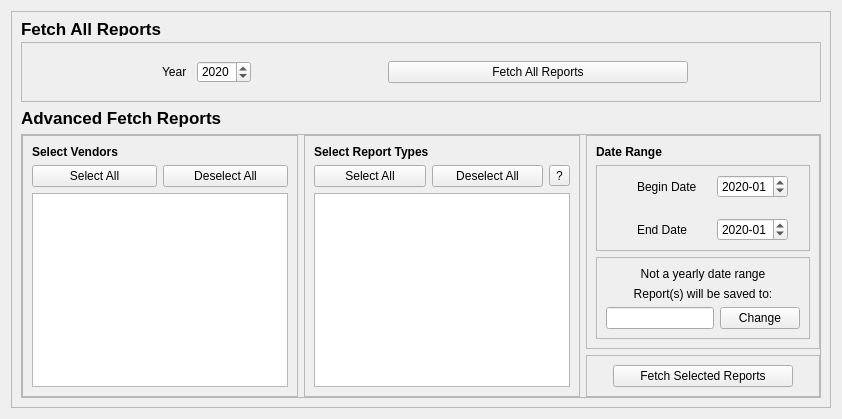
<?xml version="1.0" encoding="UTF-8"?>
<ui version="4.0">
 <class>fetch_reports_tab</class>
 <widget class="QWidget" name="fetch_reports_tab">
  <property name="geometry">
   <rect>
    <x>0</x>
    <y>0</y>
    <width>838</width>
    <height>408</height>
   </rect>
  </property>
  <property name="windowTitle">
   <string>Fetch Report</string>
  </property>
  <layout class="QVBoxLayout" name="verticalLayout">
   <item>
    <widget class="QFrame" name="frame_4">
     <property name="mouseTracking">
      <bool>true</bool>
     </property>
     <property name="frameShape">
      <enum>QFrame::StyledPanel</enum>
     </property>
     <layout class="QVBoxLayout" name="verticalLayout_3">
      <item>
       <widget class="QLabel" name="label_35">
        <property name="minimumSize">
         <size>
          <width>15</width>
          <height>15</height>
         </size>
        </property>
        <property name="font">
         <font>
          <family>Segoe UI</family>
          <pointsize>13</pointsize>
          <weight>75</weight>
          <bold>true</bold>
         </font>
        </property>
        <property name="text">
         <string>Fetch All Reports</string>
        </property>
        <property name="alignment">
         <set>Qt::AlignLeading|Qt::AlignLeft|Qt::AlignVCenter</set>
        </property>
       </widget>
      </item>
      <item>
       <widget class="QFrame" name="frame_9">
        <property name="minimumSize">
         <size>
          <width>800</width>
          <height>60</height>
         </size>
        </property>
        <property name="frameShape">
         <enum>QFrame::StyledPanel</enum>
        </property>
        <layout class="QHBoxLayout" name="horizontalLayout_10">
         <item>
          <widget class="QFrame" name="frame_28">
           <property name="sizePolicy">
            <sizepolicy hsizetype="Fixed" vsizetype="Fixed">
             <horstretch>0</horstretch>
             <verstretch>0</verstretch>
            </sizepolicy>
           </property>
           <property name="frameShape">
            <enum>QFrame::NoFrame</enum>
           </property>
           <layout class="QHBoxLayout" name="horizontalLayout_12">
            <property name="spacing">
             <number>10</number>
            </property>
            <item>
             <widget class="QLabel" name="label_34">
              <property name="text">
               <string>Year</string>
              </property>
             </widget>
            </item>
            <item>
             <widget class="QDateEdit" name="All_reports_edit_fetch">
              <property name="dateTime">
               <datetime>
                <hour>0</hour>
                <minute>0</minute>
                <second>0</second>
                <year>2020</year>
                <month>1</month>
                <day>1</day>
               </datetime>
              </property>
              <property name="displayFormat">
               <string>yyyy</string>
              </property>
             </widget>
            </item>
           </layout>
          </widget>
         </item>
         <item>
          <widget class="QPushButton" name="fetch_all_data_button">
           <property name="sizePolicy">
            <sizepolicy hsizetype="Minimum" vsizetype="Fixed">
             <horstretch>0</horstretch>
             <verstretch>0</verstretch>
            </sizepolicy>
           </property>
           <property name="maximumSize">
            <size>
             <width>300</width>
             <height>16777215</height>
            </size>
           </property>
           <property name="text">
            <string>Fetch All Reports</string>
           </property>
          </widget>
         </item>
        </layout>
       </widget>
      </item>
      <item>
       <widget class="QLabel" name="Adv_Fetch_text">
        <property name="maximumSize">
         <size>
          <width>16777215</width>
          <height>20</height>
         </size>
        </property>
        <property name="font">
         <font>
          <family>Segoe UI</family>
          <pointsize>13</pointsize>
          <weight>75</weight>
          <italic>false</italic>
          <bold>true</bold>
          <underline>false</underline>
         </font>
        </property>
        <property name="text">
         <string>Advanced Fetch Reports</string>
        </property>
        <property name="alignment">
         <set>Qt::AlignLeading|Qt::AlignLeft|Qt::AlignVCenter</set>
        </property>
       </widget>
      </item>
      <item>
       <widget class="QFrame" name="frame_5">
        <property name="frameShape">
         <enum>QFrame::StyledPanel</enum>
        </property>
        <property name="frameShadow">
         <enum>QFrame::Raised</enum>
        </property>
        <layout class="QHBoxLayout" name="horizontalLayout_3">
         <property name="leftMargin">
          <number>0</number>
         </property>
         <property name="topMargin">
          <number>0</number>
         </property>
         <property name="rightMargin">
          <number>0</number>
         </property>
         <property name="bottomMargin">
          <number>0</number>
         </property>
         <item>
          <widget class="QFrame" name="frame_10">
           <property name="sizePolicy">
            <sizepolicy hsizetype="Expanding" vsizetype="Expanding">
             <horstretch>0</horstretch>
             <verstretch>0</verstretch>
            </sizepolicy>
           </property>
           <property name="minimumSize">
            <size>
             <width>200</width>
             <height>0</height>
            </size>
           </property>
           <property name="frameShape">
            <enum>QFrame::StyledPanel</enum>
           </property>
           <layout class="QVBoxLayout" name="verticalLayout_4">
            <item>
             <widget class="QLabel" name="label_11">
              <property name="font">
               <font>
                <weight>75</weight>
                <bold>true</bold>
               </font>
              </property>
              <property name="text">
               <string>Select Vendors</string>
              </property>
             </widget>
            </item>
            <item>
             <widget class="QFrame" name="horizontalFrame">
              <layout class="QHBoxLayout" name="horizontalLayout_4">
               <property name="leftMargin">
                <number>0</number>
               </property>
               <property name="topMargin">
                <number>0</number>
               </property>
               <property name="rightMargin">
                <number>0</number>
               </property>
               <property name="bottomMargin">
                <number>0</number>
               </property>
               <item>
                <widget class="QPushButton" name="select_vendors_button_fetch">
                 <property name="text">
                  <string>Select All</string>
                 </property>
                </widget>
               </item>
               <item>
                <widget class="QPushButton" name="deselect_vendors_button_fetch">
                 <property name="text">
                  <string>Deselect All</string>
                 </property>
                </widget>
               </item>
              </layout>
             </widget>
            </item>
            <item>
             <widget class="QListView" name="vendors_list_view_fetch">
              <property name="font">
               <font>
                <family>Segoe UI</family>
                <pointsize>11</pointsize>
               </font>
              </property>
              <property name="alternatingRowColors">
               <bool>true</bool>
              </property>
             </widget>
            </item>
           </layout>
          </widget>
         </item>
         <item>
          <widget class="QFrame" name="frame_11">
           <property name="sizePolicy">
            <sizepolicy hsizetype="Expanding" vsizetype="Expanding">
             <horstretch>0</horstretch>
             <verstretch>0</verstretch>
            </sizepolicy>
           </property>
           <property name="minimumSize">
            <size>
             <width>200</width>
             <height>0</height>
            </size>
           </property>
           <property name="frameShape">
            <enum>QFrame::StyledPanel</enum>
           </property>
           <layout class="QVBoxLayout" name="verticalLayout_5">
            <item>
             <widget class="QLabel" name="label_12">
              <property name="font">
               <font>
                <weight>75</weight>
                <bold>true</bold>
               </font>
              </property>
              <property name="text">
               <string>Select Report Types</string>
              </property>
             </widget>
            </item>
            <item>
             <widget class="QFrame" name="horizontalFrame_2">
              <layout class="QHBoxLayout" name="horizontalLayout_6">
               <property name="leftMargin">
                <number>0</number>
               </property>
               <property name="topMargin">
                <number>0</number>
               </property>
               <property name="rightMargin">
                <number>0</number>
               </property>
               <property name="bottomMargin">
                <number>0</number>
               </property>
               <item>
                <widget class="QPushButton" name="select_report_types_button_fetch">
                 <property name="text">
                  <string>Select All</string>
                 </property>
                </widget>
               </item>
               <item>
                <widget class="QPushButton" name="deselect_report_types_button_fetch">
                 <property name="text">
                  <string>Deselect All</string>
                 </property>
                </widget>
               </item>
               <item>
                <widget class="QToolButton" name="toolButton">
                 <property name="cursor">
                  <cursorShape>ArrowCursor</cursorShape>
                 </property>
                 <property name="text">
                  <string>?</string>
                 </property>
                </widget>
               </item>
              </layout>
             </widget>
            </item>
            <item>
             <widget class="QListView" name="report_types_list_view">
              <property name="font">
               <font>
                <family>Segoe UI</family>
                <pointsize>11</pointsize>
               </font>
              </property>
              <property name="alternatingRowColors">
               <bool>true</bool>
              </property>
             </widget>
            </item>
           </layout>
          </widget>
         </item>
         <item>
          <widget class="QFrame" name="frame_7">
           <property name="sizePolicy">
            <sizepolicy hsizetype="Expanding" vsizetype="Expanding">
             <horstretch>0</horstretch>
             <verstretch>0</verstretch>
            </sizepolicy>
           </property>
           <property name="minimumSize">
            <size>
             <width>200</width>
             <height>0</height>
            </size>
           </property>
           <layout class="QVBoxLayout" name="verticalLayout_7">
            <property name="leftMargin">
             <number>0</number>
            </property>
            <property name="topMargin">
             <number>0</number>
            </property>
            <property name="rightMargin">
             <number>0</number>
            </property>
            <property name="bottomMargin">
             <number>0</number>
            </property>
            <item>
             <widget class="QFrame" name="frame_14">
              <property name="frameShape">
               <enum>QFrame::StyledPanel</enum>
              </property>
              <layout class="QVBoxLayout" name="verticalLayout_9">
               <item>
                <widget class="QLabel" name="label_8">
                 <property name="sizePolicy">
                  <sizepolicy hsizetype="Preferred" vsizetype="Fixed">
                   <horstretch>0</horstretch>
                   <verstretch>0</verstretch>
                  </sizepolicy>
                 </property>
                 <property name="font">
                  <font>
                   <weight>75</weight>
                   <bold>true</bold>
                  </font>
                 </property>
                 <property name="text">
                  <string>Date Range</string>
                 </property>
                </widget>
               </item>
               <item>
                <widget class="QFrame" name="frame_6">
                 <property name="sizePolicy">
                  <sizepolicy hsizetype="Expanding" vsizetype="Expanding">
                   <horstretch>0</horstretch>
                   <verstretch>0</verstretch>
                  </sizepolicy>
                 </property>
                 <property name="minimumSize">
                  <size>
                   <width>0</width>
                   <height>0</height>
                  </size>
                 </property>
                 <property name="frameShape">
                  <enum>QFrame::StyledPanel</enum>
                 </property>
                 <layout class="QFormLayout" name="formLayout_2">
                  <property name="fieldGrowthPolicy">
                   <enum>QFormLayout::FieldsStayAtSizeHint</enum>
                  </property>
                  <property name="formAlignment">
                   <set>Qt::AlignCenter</set>
                  </property>
                  <property name="horizontalSpacing">
                   <number>20</number>
                  </property>
                  <property name="verticalSpacing">
                   <number>20</number>
                  </property>
                  <item row="0" column="0">
                   <widget class="QLabel" name="label_9">
                    <property name="text">
                     <string>Begin Date</string>
                    </property>
                   </widget>
                  </item>
                  <item row="0" column="1">
                   <widget class="QDateEdit" name="begin_date_edit_fetch">
                    <property name="dateTime">
                     <datetime>
                      <hour>0</hour>
                      <minute>0</minute>
                      <second>0</second>
                      <year>2020</year>
                      <month>1</month>
                      <day>1</day>
                     </datetime>
                    </property>
                    <property name="displayFormat">
                     <string>yyyy-MM</string>
                    </property>
                   </widget>
                  </item>
                  <item row="1" column="0">
                   <widget class="QLabel" name="label_10">
                    <property name="text">
                     <string>End Date</string>
                    </property>
                   </widget>
                  </item>
                  <item row="1" column="1">
                   <widget class="QDateEdit" name="end_date_edit_fetch">
                    <property name="dateTime">
                     <datetime>
                      <hour>0</hour>
                      <minute>0</minute>
                      <second>0</second>
                      <year>2020</year>
                      <month>1</month>
                      <day>1</day>
                     </datetime>
                    </property>
                    <property name="displayFormat">
                     <string>yyyy-MM</string>
                    </property>
                   </widget>
                  </item>
                 </layout>
                </widget>
               </item>
               <item>
                <widget class="QFrame" name="custom_dir_frame">
                 <property name="frameShape">
                  <enum>QFrame::StyledPanel</enum>
                 </property>
                 <layout class="QVBoxLayout" name="verticalLayout_26">
                  <item>
                   <widget class="QLabel" name="label_38">
                    <property name="text">
                     <string>Not a yearly date range</string>
                    </property>
                    <property name="alignment">
                     <set>Qt::AlignCenter</set>
                    </property>
                   </widget>
                  </item>
                  <item>
                   <widget class="QLabel" name="label_41">
                    <property name="text">
                     <string>Report(s) will be saved to:</string>
                    </property>
                    <property name="alignment">
                     <set>Qt::AlignCenter</set>
                    </property>
                   </widget>
                  </item>
                  <item>
                   <widget class="QFrame" name="frame_39">
                    <layout class="QHBoxLayout" name="horizontalLayout_7">
                     <property name="leftMargin">
                      <number>0</number>
                     </property>
                     <property name="topMargin">
                      <number>0</number>
                     </property>
                     <property name="rightMargin">
                      <number>0</number>
                     </property>
                     <property name="bottomMargin">
                      <number>0</number>
                     </property>
                     <item>
                      <widget class="QLineEdit" name="custom_dir_edit"/>
                     </item>
                     <item>
                      <widget class="QPushButton" name="custom_dir_button">
                       <property name="sizePolicy">
                        <sizepolicy hsizetype="Fixed" vsizetype="Fixed">
                         <horstretch>0</horstretch>
                         <verstretch>0</verstretch>
                        </sizepolicy>
                       </property>
                       <property name="text">
                        <string>Change</string>
                       </property>
                      </widget>
                     </item>
                    </layout>
                   </widget>
                  </item>
                 </layout>
                </widget>
               </item>
              </layout>
             </widget>
            </item>
            <item>
             <widget class="QFrame" name="frame_13">
              <property name="sizePolicy">
               <sizepolicy hsizetype="Expanding" vsizetype="Expanding">
                <horstretch>0</horstretch>
                <verstretch>0</verstretch>
               </sizepolicy>
              </property>
              <property name="frameShape">
               <enum>QFrame::StyledPanel</enum>
              </property>
              <layout class="QGridLayout" name="gridLayout_2">
               <item row="1" column="1">
                <widget class="QPushButton" name="fetch_advanced_button">
                 <property name="sizePolicy">
                  <sizepolicy hsizetype="Fixed" vsizetype="Fixed">
                   <horstretch>0</horstretch>
                   <verstretch>0</verstretch>
                  </sizepolicy>
                 </property>
                 <property name="maximumSize">
                  <size>
                   <width>180</width>
                   <height>16777215</height>
                  </size>
                 </property>
                 <property name="text">
                  <string>Fetch Selected Reports</string>
                 </property>
                </widget>
               </item>
              </layout>
             </widget>
            </item>
           </layout>
          </widget>
         </item>
        </layout>
       </widget>
      </item>
     </layout>
    </widget>
   </item>
  </layout>
 </widget>
 <resources/>
 <connections/>
</ui>
